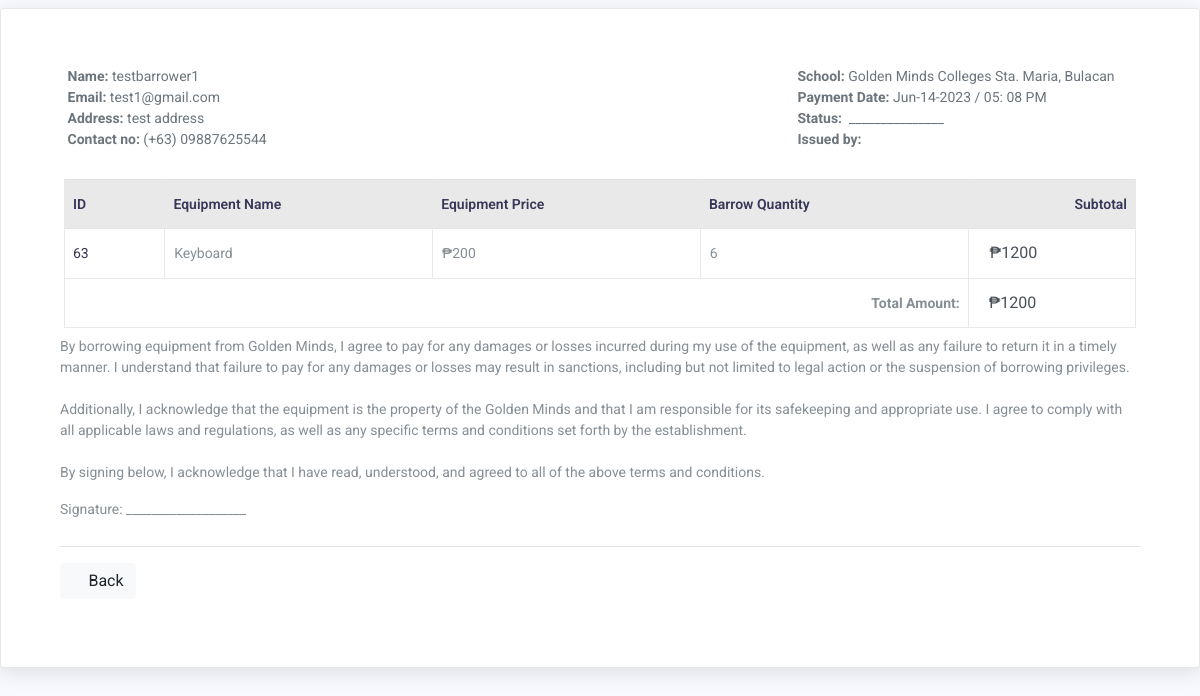
Page /ims/src/admin/app/costumer.invoice.php?id=211 on the committed database.
### tables this page shows
CREATE TABLE `costumers` (
  `costumer_id` int(11) NOT NULL,
  `name` varchar(50) NOT NULL,
  `email` varchar(50) NOT NULL,
  `phone_number` varchar(50) NOT NULL,
  `address` varchar(100) NOT NULL,
  `school_id` int(50) NOT NULL COMMENT 'Foreign Key',
  `role_position` text NOT NULL,
  `costumer_status` tinyint(11) NOT NULL COMMENT '1=Allowed | 0=Block',
  `admin_id` int(100) NOT NULL COMMENT 'Added by | Foreign Key'
);

CREATE TABLE `location_branch` (
  `id` int(100) NOT NULL,
  `location` varchar(200) NOT NULL COMMENT 'Must be Unique',
  `date_added` datetime NOT NULL DEFAULT current_timestamp(),
  `user_id` int(11) NOT NULL DEFAULT 1 COMMENT 'Foreign key',
  `location_status` int(2) NOT NULL DEFAULT 1 COMMENT '1 = Available | 0 = NOT'
);

CREATE TABLE `barrowed_equipment` (
  `barrow_id` int(11) NOT NULL COMMENT 'Primary Key',
  `costumer_id` int(11) NOT NULL COMMENT 'Foreign Key',
  `equipment_id` int(11) NOT NULL COMMENT 'Foreign Key',
  `barrow_status` tinyint(5) NOT NULL COMMENT '1 = Pending| 0 = Complete',
  `barrow_date` datetime NOT NULL DEFAULT current_timestamp(),
  `return_date` datetime DEFAULT NULL,
  `barrow_qty` int(11) NOT NULL,
  `returned_qty` int(100) NOT NULL,
  `subtotal_amount` int(100) NOT NULL,
  `user_id` int(11) NOT NULL COMMENT 'Issued by | Foreign Key'
);

CREATE TABLE `equipment` (
  `id` int(11) NOT NULL COMMENT 'Primary Key',
  `category_id` int(50) NOT NULL COMMENT 'Foreign key',
  `equipment_name` varchar(100) NOT NULL COMMENT 'Must be Unique',
  `type_id` int(10) NOT NULL COMMENT 'Foreign key',
  `location_id` int(10) NOT NULL COMMENT 'Foreign key',
  `unit_id` int(10) NOT NULL COMMENT 'Foreign key',
  `price` int(100) NOT NULL,
  `stock` int(100) NOT NULL,
  `in_use` int(100) NOT NULL COMMENT 'Equipment Used',
  `quantity` int(100) NOT NULL COMMENT 'Equipment Available',
  `amount` int(100) NOT NULL,
  `status` int(2) NOT NULL DEFAULT 1 COMMENT '1=Available | 0=NOT',
  `conditions` int(250) DEFAULT NULL COMMENT 'Good | Critical',
  `equipment_img` varchar(255) NOT NULL,
  `img_extension` varchar(10) NOT NULL,
  `date_added` datetime NOT NULL DEFAULT current_timestamp(),
  `date_updated` datetime DEFAULT NULL,
  `user_id` int(100) NOT NULL COMMENT 'Added By | Foreign key',
  `admins_id` int(100) DEFAULT NULL COMMENT 'Updated by | Foreign Key'
);

### ims/src/admin/app/costumer.invoice.php (the view, shortened to what this page needs)
<?php
require_once __DIR__ . '/../config/db.connection.php';
?>
<!DOCTYPE html>
<html lang="en">
  <head>
    <link href="../../../vendor/libs/icons/all.min.css" rel="stylesheet">
    <link href="../../../vendor/libs/bootstrap/css/bootstrap.min.css" rel="stylesheet">
    <link defer href="../resources/css/style.css" rel="stylesheet" />
  </head>
  <body onload="print()">
    <section id="main-content">
      <div class="card">
        <div class="card-body">
          <div class="container mb-5 mt-3">
            <div class="container"><br/>
              <?php
                $query = "SELECT c.*, lb.* FROM costumers c
                  INNER JOIN location_branch lb ON c.school_id = lb.id
                  WHERE c.costumer_id = ?";
                $stmt = mysqli_prepare($connection, $query);
                mysqli_stmt_bind_param($stmt, "i", $_GET['id']);
                mysqli_stmt_execute($stmt);
                $result = mysqli_stmt_get_result($stmt);
                $costumer = mysqli_fetch_assoc($result);
              ?>
              <div class="row">
                <div class="col-xl-8">
                  <ul class="list-unstyled">
                    <li class="text-muted m-b-3"><b>Name:</b> <?=$costumer['name']?></li>
                    <li class="text-muted m-b-3"><b>Email:</b> <?=$costumer['email']?></li>
                    <li class="text-muted m-b-3"><b>Address:</b> <?=$costumer['address']?></li>
                    <li class="text-muted m-b-3"><b>Contact no:</b> (+63) <?=$costumer['phone_number']?></li>
                  </ul>
                </div>
                <div class="col-xl-4">
                  <ul class="list-unstyled">
                    <li class="text-muted m-b-3"><span class="fw-bold">
                      <b>School:</b> </span><?=$costumer['location']?>
                    </li>
                    <li class="text-muted m-b-3"><span class="fw-bold">
                      <b>Payment Date:</b> </span><?= date("M-d-Y / h: i A")?>
                    </li>
                    <li class="text-muted m-b-3"><span class="me-1 fw-bold">
                      <b>Status:</b>&nbsp;&nbsp;</span>_______________
                    </li>
                    <li class="text-muted m-b-3"><span class="me-1 fw-bold">
                      <b>Issued by:</b>&nbsp;&nbsp;</span><?=$_SESSION['acct_name']?>
                    </li>
                  </ul>
                </div>
              </div><br/>
              <div class="row my-2 mx-1 justify-content-center">
                <table class="table table-bordered">
                  <thead style="background:#e9e9e9;">
                    <tr>
                      <th scope="col">ID</th>
                      <th scope="col">Equipment Name</th>
                      <th scope="col">Equipment Price</th>
                      <th scope="col">Barrow Quantity</th>
                      <th scope="col">Subtotal</th>
                    </tr>
                  </thead>
                  <tbody>
                    <?php
                      $total = 0;
                      if(isset($_GET['id'])) {
                        $query = "SELECT be.*, c.*, e.* FROM barrowed_equipment be
                          INNER JOIN costumers c ON be.costumer_id = c.costumer_id
                          INNER JOIN equipment e ON be.equipment_id = e.id
                          WHERE c.costumer_id = ? AND be.barrow_status = 1
                          ORDER BY be.barrow_date DESC";
                        $stmt = mysqli_prepare($connection, $query);
                        mysqli_stmt_bind_param($stmt, "i", $_GET['id']);
                        mysqli_stmt_execute($stmt);
                        $result = mysqli_stmt_get_result($stmt);
                        if(mysqli_num_rows($result) > 0) {
                          while($row = mysqli_fetch_array($result)) {
                            $subtotal = $row['subtotal_amount'];
                            $total += $subtotal;
                            ?>
                            <tr>
                              <th scope="row"><?=$row['barrow_id']?></th>
                              <td><?=$row['equipment_name']?></td>
                              <td>₱<?=$row['price']?></td>
                              <td><?=$row['barrow_qty']?></td>
                              <td>
                                <input type="text" class="noedit form-control"
                                id="subtotal<?=$row['barrow_id']?>"
                                oninput="calc('<?=$row['barrow_id']?>')"
                                value="₱<?=$subtotal?>"/>
                              </td>
                            </tr>
                            <?php
                          }
                        }
                      }
                    ?>
                  </tbody>
                  <tfoot>
                    <tr>
                      <th colspan="4" class="text-right">Total Amount: </th>
                      <th class="text-right">
                        <input type="text" class="noedit form-control"
                        id="totalamount" value="₱<?=$total?>" />
                      </th>
                    </tr>
                  </tfoot>
                </table>
              </div>
              <p spellcheck="true" class="ms-3 justify">
                By borrowing equipment from Golden Minds, I agree to pay for any damages or losses incurred during my use of the equipment, as well as any failure to return it in a timely manner. I understand that failure to pay for any damages or losses may result in sanctions, including but not limited to legal action or the suspension of borrowing privileges.
                <br/><br/>
                Additionally, I acknowledge that the equipment is the property of the Golden Minds and that I am responsible for its safekeeping and appropriate use. I agree to comply with all applicable laws and regulations, as well as any specific terms and conditions set forth by the establishment.
                <br/><br/>
                By signing below, I acknowledge that I have read, understood, and agreed to all of the above terms and conditions.
              </p>
              <label>Signature: ___________________</label><hr>
              <button type="button" class="btn btn-light text-capitalize border-0 noprint"
              onclick="window.location.replace('costumer.record?id=<?=$_GET['id']?>')">
                <i class="fa-sharp fa-solid fa-arrow-left"></i> Back
              </button>
            </div>
          </div>
        </div>
      </div>
    </section>
  </body>
</html>

### ims/src/admin/app/costumer.invoice.php (style rules this page uses)
.noedit { border: none; pointer-events: none; }

### rows in the picture
costumers: name "testbarrower1", email "test1@gmail.com", address "test address", phone_number "09887625544", school.location "Golden Minds Colleges Sta. Maria, Bulacan"
barrowed_equipment: barrow_id "63", equipment.equipment_name "Keyboard", equipment.price "200", barrow_qty "6", subtotal_amount "₱1200"
